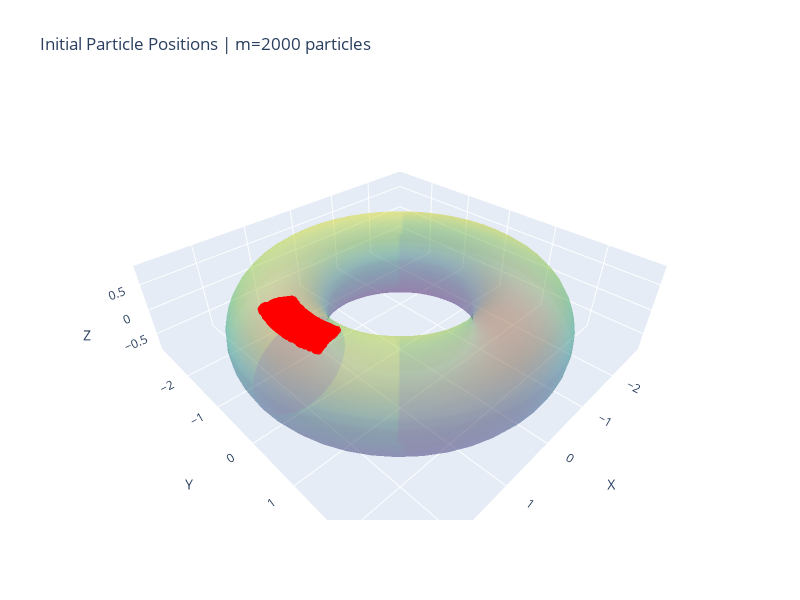
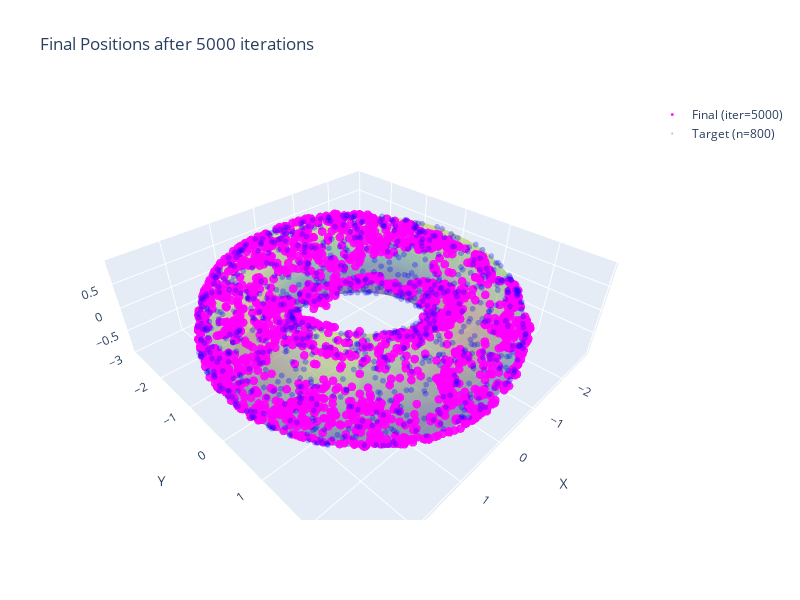

Notebook code cell kept with these figures, in order:
### Markdown cell above
## 17. Visualize Results (3D)

- **Blue dots**: Target distribution (uniform on torus)
- **Red solid circles**: Initial particle positions (localized)
- **Magenta hollow circles**: Final particle positions (should spread out)

### Code cell
# Create torus surface mesh for reference
theta_surf = np.linspace(0, 2 * np.pi, 50)
phi_surf = np.linspace(0, 2 * np.pi, 30)
THETA_S, PHI_S = np.meshgrid(theta_surf, phi_surf)
X_surf = (R + r * np.cos(PHI_S)) * np.cos(THETA_S)
Y_surf = (R + r * np.cos(PHI_S)) * np.sin(THETA_S)
Z_surf = r * np.sin(PHI_S)

# ============ Figure 1: Target distribution only ============
fig1 = plt.figure(figsize=(8, 6))
ax1 = fig1.add_subplot(111, projection='3d')
ax1.plot_surface(X_surf, Y_surf, Z_surf, alpha=0.2, cmap='viridis', edgecolor='none')
ax1.scatter(X_tar[:, 0], X_tar[:, 1], X_tar[:, 2], s=3, c='blue', alpha=0.7, label='Target')
ax1.set_title('Target Distribution on Torus 𝕋²', fontsize=18)
ax1.legend(fontsize=14)
ax1.set_xlabel('X')
ax1.set_ylabel('Y')
ax1.set_zlabel('Z')
ax1.set_box_aspect([1, 1, 0.4])
plt.tight_layout()
plt.savefig('figures/torus/kswgd_1_target.pdf', dpi=300, bbox_inches='tight')
plt.savefig('figures/torus/kswgd_1_target.png', dpi=300, bbox_inches='tight')
print("[SAVED] figures/torus/kswgd_1_target.pdf & .png")
plt.show()
print(f'Kernel: {kernel_name}, n={n}')

# ============ Figure 2: Initial positions only ============
fig2 = plt.figure(figsize=(8, 6))
ax2 = fig2.add_subplot(111, projection='3d')
ax2.plot_surface(X_surf, Y_surf, Z_surf, alpha=0.2, cmap='viridis', edgecolor='none')
ax2.scatter(x_t[:, 0, 0], x_t[:, 1, 0], x_t[:, 2, 0], s=10, c='red', alpha=0.9, label='Initial')
ax2.set_title('Initial Positions', fontsize=18)
ax2.legend(fontsize=14)
ax2.set_xlabel('X')
ax2.set_ylabel('Y')
ax2.set_zlabel('Z')
ax2.set_box_aspect([1, 1, 0.4])
plt.tight_layout()
plt.savefig('figures/torus/kswgd_2_initial.pdf', dpi=300, bbox_inches='tight')
plt.savefig('figures/torus/kswgd_2_initial.png', dpi=300, bbox_inches='tight')
print("[SAVED] figures/torus/kswgd_2_initial.pdf & .png")
plt.show()
print(f'm={m} particles')

# ============ Figure 3: Final positions only ============
fig3 = plt.figure(figsize=(8, 6))
ax3 = fig3.add_subplot(111, projection='3d')
ax3.plot_surface(X_surf, Y_surf, Z_surf, alpha=0.2, cmap='viridis', edgecolor='none')
ax3.scatter(x_t[:, 0, -1], x_t[:, 1, -1], x_t[:, 2, -1], s=10, c='magenta', alpha=0.9, label='Final')
ax3.set_title('Final Positions', fontsize=18)
ax3.legend(fontsize=14)
ax3.set_xlabel('X')
ax3.set_ylabel('Y')
ax3.set_zlabel('Z')
ax3.set_box_aspect([1, 1, 0.4])
plt.tight_layout()
plt.savefig('figures/torus/kswgd_3_final.pdf', dpi=300, bbox_inches='tight')
plt.savefig('figures/torus/kswgd_3_final.png', dpi=300, bbox_inches='tight')
print("[SAVED] figures/torus/kswgd_3_final.pdf & .png")
plt.show()
print(f'after {num_iter} iterations')

# ============ Interactive Plotly 3D Plots (can rotate!) ============
import plotly.graph_objects as go

# Create torus surface mesh for Plotly
theta_surf_p = np.linspace(0, 2 * np.pi, 50)
phi_surf_p = np.linspace(0, 2 * np.pi, 30)
THETA_P, PHI_P = np.meshgrid(theta_surf_p, phi_surf_p)
X_surf_p = (R + r * np.cos(PHI_P)) * np.cos(THETA_P)
Y_surf_p = (R + r * np.cos(PHI_P)) * np.sin(THETA_P)
Z_surf_p = r * np.sin(PHI_P)

# ============ Interactive Figure 1: Initial positions ============
fig_init = go.Figure()
fig_init.add_trace(go.Surface(
    x=X_surf_p, y=Y_surf_p, z=Z_surf_p,
    opacity=0.3, colorscale='Viridis', showscale=False, name='Torus'
))
fig_init.add_trace(go.Scatter3d(
    x=x_t[:, 0, 0], y=x_t[:, 1, 0], z=x_t[:, 2, 0],
    mode='markers', marker=dict(size=3, color='red', opacity=0.9),
    name=f'Initial (m={m})'
))
fig_init.update_layout(
    title=f'Initial Particle Positions | m={m} particles',
    scene=dict(xaxis_title='X', yaxis_title='Y', zaxis_title='Z', aspectmode='data'),
    width=800, height=600
)
fig_init.write_html('figures/torus/kswgd_initial_interactive.html', include_mathjax='cdn')
print("[SAVED] figures/torus/kswgd_initial_interactive.html")
fig_init.show()

# ============ Interactive Figure 3: Final positions ============
fig_final = go.Figure()
fig_final.add_trace(go.Surface(
    x=X_surf_p, y=Y_surf_p, z=Z_surf_p,
    opacity=0.3, colorscale='Viridis', showscale=False, name='Torus'
))
fig_final.add_trace(go.Scatter3d(
    x=x_t[:, 0, -1], y=x_t[:, 1, -1], z=x_t[:, 2, -1],
    mode='markers', marker=dict(size=3, color='magenta', opacity=0.9),
    name=f'Final (iter={num_iter})'
))
# Also add target for comparison (semi-transparent)
fig_final.add_trace(go.Scatter3d(
    x=X_tar[:, 0], y=X_tar[:, 1], z=X_tar[:, 2],
    mode='markers', marker=dict(size=2, color='blue', opacity=0.3),
    name=f'Target (n={n})'
))
fig_final.update_layout(
    title=f'Final Positions after {num_iter} iterations',
    scene=dict(xaxis_title='X', yaxis_title='Y', zaxis_title='Z', aspectmode='data'),
    width=800, height=600
)
fig_final.write_html('figures/torus/kswgd_final_interactive.html', include_mathjax='cdn')
print("[SAVED] figures/torus/kswgd_final_interactive.html")
fig_final.show()
print(f'Kernel: {kernel_name}')

# ============ Save static figures as PDF (vector format for LaTeX) ============
# Matplotlib static figures for paper
fig_pdf, axes_pdf = plt.subplots(1, 3, figsize=(25, 10), subplot_kw={'projection': '3d'})

# Target
axes_pdf[0].plot_surface(X_surf, Y_surf, Z_surf, alpha=0.2, cmap='viridis', edgecolor='none')
axes_pdf[0].scatter(X_tar[:, 0], X_tar[:, 1], X_tar[:, 2], s=2, c='blue', alpha=0.7)
axes_pdf[0].set_title('Target', fontsize=18, pad=-10)
axes_pdf[0].set_box_aspect([1, 1, 0.4])

# Initial
axes_pdf[1].plot_surface(X_surf, Y_surf, Z_surf, alpha=0.2, cmap='viridis', edgecolor='none')
axes_pdf[1].scatter(x_t[:, 0, 0], x_t[:, 1, 0], x_t[:, 2, 0], s=3, c='red', alpha=0.9)
axes_pdf[1].set_title('Initial', fontsize=18, pad=-10)
axes_pdf[1].set_box_aspect([1, 1, 0.4])

# Final
axes_pdf[2].plot_surface(X_surf, Y_surf, Z_surf, alpha=0.2, cmap='viridis', edgecolor='none')
axes_pdf[2].scatter(x_t[:, 0, -1], x_t[:, 1, -1], x_t[:, 2, -1], s=3, c='magenta', alpha=0.9)
axes_pdf[2].set_title('Final', fontsize=18, pad=-10)
axes_pdf[2].set_box_aspect([1, 1, 0.4])

plt.suptitle('KSWGD on Torus', fontsize=22, y=0.98)
plt.tight_layout(rect=[0, 0, 1, 0.95])
plt.savefig('figures/torus/kswgd_torus_results.pdf', dpi=300, bbox_inches='tight')
plt.savefig('figures/torus/kswgd_torus_results.png', dpi=300, bbox_inches='tight')
print("[SAVED] figures/torus/kswgd_torus_results.pdf (vector format for LaTeX)")
print("[SAVED] figures/torus/kswgd_torus_results.png (raster format)")
plt.show()
print(f'{kernel_name} Kernel | Riemannian: {TANGENT_SPACE_METHOD}')

### Figure 1 — Plotly figure (JSON) as saved in the notebook; plotly's stock layout.template omitted (floating-point values rounded to 4 significant figures; data arrays with more than 128 entries replaced by an {"elided": "..."} marker saying what was removed)
{"data": [{"colorscale": [[0, "#440154"], [0.1111, "#482878"], [0.2222, "#3e4989"], [0.3333, "#31688e"], [0.4444, "#26828e"], [0.5556, "#1f9e89"], [0.6667, "#35b779"], [0.7778, "#6ece58"], [0.8889, "#b5de2b"], [1, "#fde725"]], "name": "Torus", "opacity": 0.3, "showscale": false, "type": "surface", "x": {"elided": "30x50 float values"}, "y": {"elided": "30x50 float values"}, "z": {"elided": "30x50 float values"}}, {"marker": {"color": "red", "opacity": 0.9, "size": 3}, "mode": "markers", "name": "Initial (m=2000)", "type": "scatter3d", "x": {"elided": "2000 float values"}, "y": {"elided": "2000 float values"}, "z": {"elided": "2000 float values"}}], "layout": {"height": 600, "scene": {"aspectmode": "data", "xaxis": {"title": {"text": "X"}}, "yaxis": {"title": {"text": "Y"}}, "zaxis": {"title": {"text": "Z"}}}, "title": {"text": "Initial Particle Positions | m=2000 particles"}, "width": 800}}

### Figure 2 — Plotly figure (JSON) as saved in the notebook; plotly's stock layout.template omitted (floating-point values rounded to 4 significant figures; data arrays with more than 128 entries replaced by an {"elided": "..."} marker saying what was removed)
{"data": [{"colorscale": [[0, "#440154"], [0.1111, "#482878"], [0.2222, "#3e4989"], [0.3333, "#31688e"], [0.4444, "#26828e"], [0.5556, "#1f9e89"], [0.6667, "#35b779"], [0.7778, "#6ece58"], [0.8889, "#b5de2b"], [1, "#fde725"]], "name": "Torus", "opacity": 0.3, "showscale": false, "type": "surface", "x": {"elided": "30x50 float values"}, "y": {"elided": "30x50 float values"}, "z": {"elided": "30x50 float values"}}, {"marker": {"color": "magenta", "opacity": 0.9, "size": 3}, "mode": "markers", "name": "Final (iter=5000)", "type": "scatter3d", "x": {"elided": "2000 float values"}, "y": {"elided": "2000 float values"}, "z": {"elided": "2000 float values"}}, {"marker": {"color": "blue", "opacity": 0.3, "size": 2}, "mode": "markers", "name": "Target (n=800)", "type": "scatter3d", "x": {"elided": "800 float values"}, "y": {"elided": "800 float values"}, "z": {"elided": "800 float values"}}], "layout": {"height": 600, "scene": {"aspectmode": "data", "xaxis": {"title": {"text": "X"}}, "yaxis": {"title": {"text": "Y"}}, "zaxis": {"title": {"text": "Z"}}}, "title": {"text": "Final Positions after 5000 iterations"}, "width": 800}}
